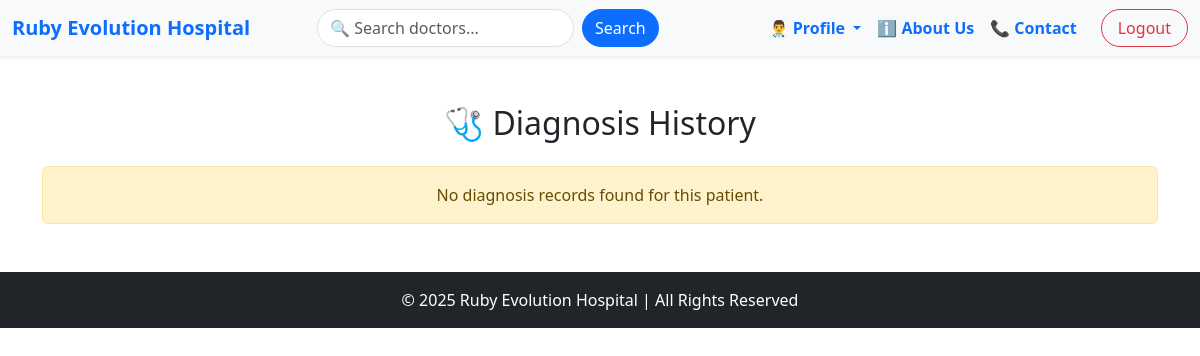
The page /appointment/appointment/PatientDiagnosisList/1/ (signed in) on the database as committed earlier.
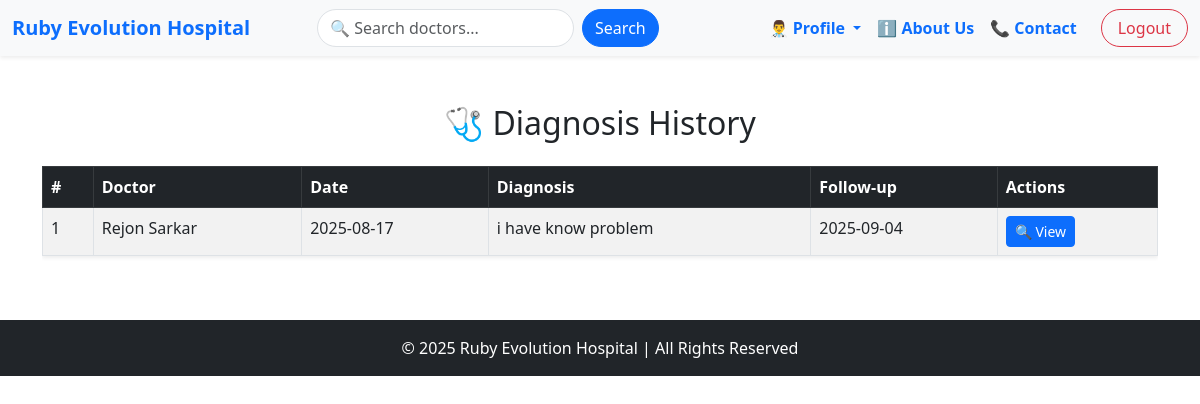
The same page on the database as committed later.
### appointment/models.py (models this page shows, shortened)
class PatientDiagnosis(models.Model):
    appointment = models.OneToOneField(Appointment, on_delete=models.CASCADE,related_name="diagnosis",null=True,blank=True)
    doctor = models.ForeignKey(DoctorProfile, on_delete=models.SET_NULL, null=True, blank=True)
    diagnosis = models.TextField(null=True, blank=True)
    treatment_summary = models.TextField(null=True, blank=True)
    medicines_prescribed = models.TextField(null=True, blank=True)
    follow_up_date = models.DateField(null=True, blank=True)
    notes = models.TextField(null=True, blank=True)

class Appointment(models.Model):
    STATUS_CHOICES = [
        ('Pending', 'Pending'),
        ('Confirmed', 'Confirmed'),
        ('Completed', 'Completed'),
        ('Cancelled', 'Cancelled'),
    ]
    patient = models.ForeignKey(PatientProfile, on_delete=models.CASCADE)
    doctor = models.ForeignKey(DoctorProfile, on_delete=models.CASCADE)
    appointment_date = models.DateTimeField()
    status = models.CharField(max_length=20, choices=STATUS_CHOICES, default='Pending')
    notes = models.TextField(null=True, blank=True)
    created_at = models.DateTimeField(auto_now_add=True)

### accounts/models.py (models this page shows, shortened)
class DoctorProfile(models.Model):
    DEPARTMENT_CHOICES = [
        ('Cardiology', 'Cardiology'),
        ('Neurology', 'Neurology'),
        ('Orthopedics', 'Orthopedics'),
        ('Pediatrics', 'Pediatrics'),
        ('General', 'General'),
        ('Dermatology', 'Dermatology'),
        ('Gynecology', 'Gynecology'),
    ]
    user = models.OneToOneField(CustomUser, on_delete=models.CASCADE,related_name='doctor')
    profile_picture = models.ImageField(upload_to='doctor_profiles/', null=True, blank=True)
    contact_number = models.CharField(max_length=15, null=True, blank=True)
    department = models.CharField(max_length=50, choices=DEPARTMENT_CHOICES, default='General')
    specialization = models.CharField(max_length=100, null=True, blank=True)
    qualification = models.CharField(max_length=200, null=True, blank=True)
    bio = models.TextField(null=True,blank=True)
    experience = models.PositiveIntegerField(default=0)
    consultation_fee = models.DecimalField(max_digits=8, decimal_places=2, default=0.00)
    availability_status = models.BooleanField(default=True)

class CustomUser(AbstractUser):
    ROLE_CHOICES = (
        ('admin', 'Admin'),
        ('doctor', 'Doctor'),
        ('patient', 'Patient'),
        ('staff', 'Staff'),
    )
    CURRENT_STATUS = [
        ('apporved','Approved'),
        ('panding','Panding'),
        ('cancel','Cancel'),
    ]
    first_name = models.CharField(max_length=50,null=True)
    last_name = models.CharField(max_length=50,null=True)
    role = models.CharField(choices=ROLE_CHOICES, max_length=50,null=True, blank=True)
    current_status = models.CharField(choices=CURRENT_STATUS, max_length=50,default='panding')

### appointment/views.py (the view)
# urls.py: path("appointment/PatientDiagnosisList/<int:patient_id>/", PatientDiagnosisListView.as_view(), name="PatientDiagnosisList"),
class PatientDiagnosisListView(LoginRequiredMixin,View):
    def get(self, request,patient_id):
        patient = get_object_or_404(PatientProfile,id=patient_id)
        diagnoses = PatientDiagnosis.objects.filter(appointment__patient=patient)
        return render(request,'diagnosis/diagnosesList.html',{'diagnoses':diagnoses})

### appointment/templates/diagnosis/diagnosesList.html
{% extends "base.html" %}
{% block content %}
<div class="container mt-5">
    <h2 class="text-center mb-4">🩺 Diagnosis History</h2>
    {% if diagnoses %}
        <div class="table-responsive">
            <table class="table table-striped table-bordered shadow-sm">
                <thead class="table-dark">
                    <tr>
                        <th>#</th>
                        <th>Doctor</th>
                        <th>Date</th>
                        <th>Diagnosis</th>
                        <th>Follow-up</th>
                        <th>Actions</th>
                    </tr>
                </thead>
                <tbody>
                    {% for diagnosis in diagnoses %}
                    <tr>
                        <td>{{ forloop.counter }}</td>
                        <td>{{ diagnosis.doctor.user.get_full_name|default:"N/A" }}</td>
                        <td>{{ diagnosis.appointment.appointment_date|date:"Y-m-d" }}</td>
                        <td>{{ diagnosis.appointment.notes|truncatechars:40|default:"-" }}</td>
                        <td>
                            {% if diagnosis.follow_up_date %}
                                {{ diagnosis.follow_up_date|date:"Y-m-d" }}
                            {% else %}
                                N/A
                            {% endif %}
                        </td>
                        <td>
                            <a href="{% url 'DiagnosisDetail' diagnosis.id %}"
                               class="btn btn-sm btn-primary">
                                🔍 View
                            </a>
                        </td>
                    </tr>
                    {% endfor %}
                </tbody>
            </table>
        </div>
    {% else %}
        <div class="alert alert-warning text-center">
            No diagnosis records found for this patient.
        </div>
    {% endif %}
</div>
{% endblock %}

Rows that differ between the two databases and show on the page:
added PatientDiagnosis: doctor.user.get_full_name "Rejon Sarkar", appointment.appointment_date "2025-08-17", appointment.notes "i have know problem", follow_up_date "2025-09-04"
Other text that changed with them:
text no longer shown: "No diagnosis records found for this patient."
text now shown: "# Doctor Date Diagnosis Follow-up Actions"
